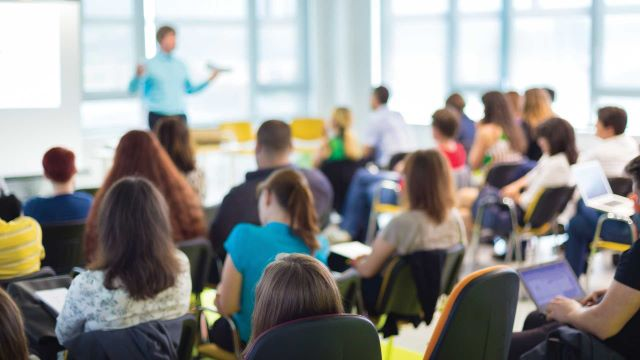
#> input picture 14-OpenCV/myimage.jpg, 640 x 360 px
$ python e-rotate_image.py
#> lines starting #> are read from the running program, lines starting #| are printed output that depends on the picture
import cv2

img = cv2.imread('myimage.jpg')
#> img is the input picture: shape (360, 640, 3); mean B, G, R 146.9, 149.2, 149.4

# define center of image
h, w, c = img.shape
#> h = 360; w = 640; c = 3
center = (w // 2, h // 2)
#> center = (320, 180)

# get matrix otation M
M = cv2.getRotationMatrix2D(center, -45, 1.0)

# create rotated image
rotated = cv2.warpAffine(img, M, (w, h))
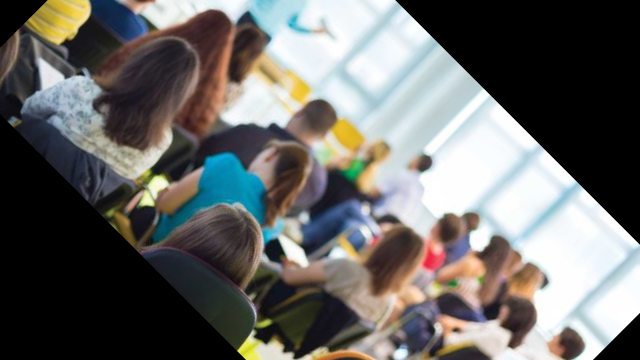
#> rotated: shape (360, 640, 3); mean B, G, R 102.4, 104.8, 105.2

cv2.imshow("OpenCV Rotation", rotated)
cv2.waitKey(0)
cv2.destroyAllWindows()

$ run again, with 14-OpenCV/blackpinkjennie.png saved as 14-OpenCV/myimage.jpg
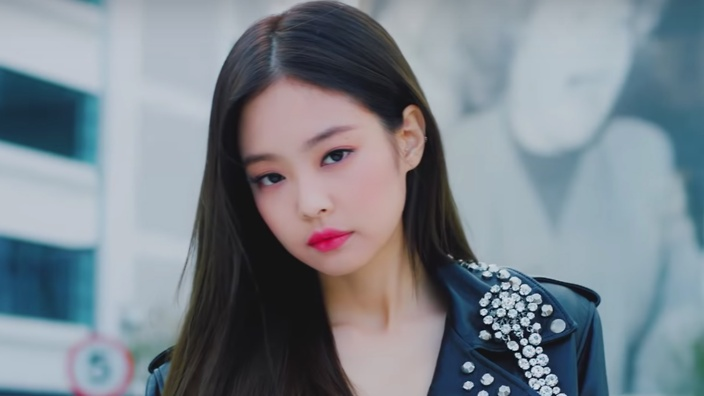
#> input picture 14-OpenCV/blackpinkjennie.png, 704 x 396 px
#> img is the input picture: shape (396, 704, 3); mean B, G, R 140.2, 131.8, 122.7
#> `rotated = cv2.warpAffine(img, M, (w, h))`:
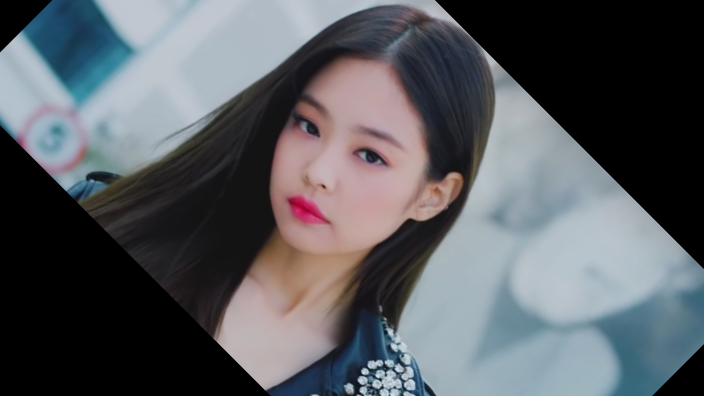
#> rotated: shape (396, 704, 3); mean B, G, R 96.7, 92, 88.9
